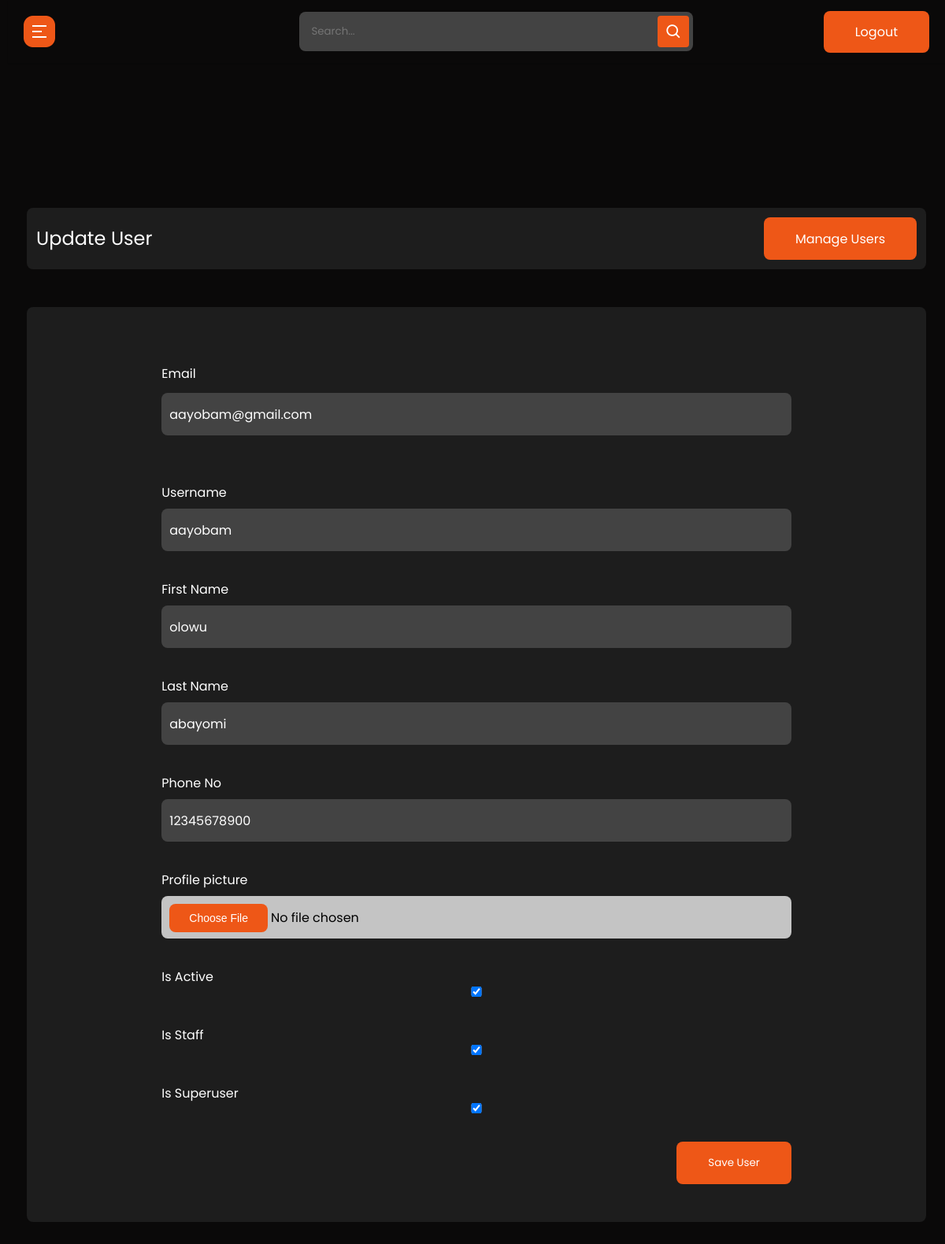
/user-update/860cee2b-3464-4b8a-ae1d-cad69bf02eeb (signed in), run on the app's committed database.
### userprolog/models.py (models this page shows, shortened)
class User(AbstractBaseUser, PermissionsMixin):
    id = models.UUIDField(primary_key=True, default=uuid.uuid4, editable=False, unique=True)
    username = models.CharField(max_length=200, unique=True, blank=True)
    email = models.EmailField(max_length=200, unique=True, blank=False)
    first_name = models.CharField(max_length=200, blank=True)
    last_name = models.CharField(max_length=200, blank=True)
    phone_no = models.CharField(max_length=11,validators=[MaxLengthValidator(11)])
    profile_picture = models.ImageField(null=True, blank=True, default="default_user_image.jpeg", upload_to="profile_image/",)
    is_active = models.BooleanField(default=False)
    is_staff = models.BooleanField(default=False)
    is_superuser = models.BooleanField(default=False)
    date_joined = models.DateTimeField(auto_now_add=True)
    created = models.DateTimeField(auto_now_add=True)
    updated = models.DateTimeField(auto_now=True)
    objects = UserManager()
    EMAIL_FIELD = 'email'
    USERNAME_FIELD = 'username'
    REQUIRED_FIELDS = ['email',]

### cms/decorators.py (the view)
        def wrapper_func(request, *args, **kwargs):
            group = None
            if request.user.groups.exists():
                group = request.user.groups.all()[0].name
            if group in allowed_roles:
                return view_func(request, *args, **kwargs)
            else:
                return redirect("unauthorized-page")

### cms/forms.py
class UserUpdateForm(forms.ModelForm):
    profile_picture = forms.ImageField(required=False, error_messages={'required':"An image is required"})
    class Meta:
        model = User
        fields = ['first_name', 'last_name', 'phone_no', 'email', 'username', 'profile_picture','is_active', 'is_staff', 'is_superuser']
    def __init__(self, *args, **kwargs):
        super().__init__(*args, **kwargs)
        self.fields['first_name'].widget.attrs.update({'class':"input-field"})
        self.fields['last_name'].widget.attrs.update({'class':"input-field"})
        self.fields['phone_no'].widget.attrs.update({'class':"input-field"})
        self.fields['email'].widget.attrs.update({'class':"input-field"})
        self.fields['username'].widget.attrs.update({'class':"input-field"})
        self.fields['profile_picture'].widget.attrs.update({'class':"input-field"})
        self.fields['is_active'].widget.attrs.update({'class':"input"})
        self.fields['is_staff'].widget.attrs.update({'class':"input"})
        self.fields['is_superuser'].widget.attrs.update({'class':"input"})

### cms/views.py (called while the page is built)
@login_required(login_url='admin-login')
@allowed_user(allowed_roles=['admin'])
@admin_only
def admin_update_user(request, id):
    template_name = "cms/admin-user/edit.html"
    user = get_object_or_404(User, id=id)
    if request.method == 'POST':
        form = UserUpdateForm(request.POST, request.FILES, instance=user)
        if form.is_valid():
            form.save()
            messages.success(request, f"User updated successfully")
            return redirect("admin-user-list")
        messages.error(request, f"Unable to update user")
        return redirect("admin-update-user", id)
    else:
        form = UserUpdateForm(instance=user)
    context = {"form":form, "user":user}
    return render(request, template_name, context)

### cms/templates/cms/admin-user/edit.html (shortened to what this page needs)
{% extends 'admin_base.html' %}
{% load static %}
{% block content %}
  <section class="panel-section" style="margin-top:-700px">
    <div class="panel-content">
	  <div class="page-wrapper admin-wrapper">
        <section class="alt-nav">
            <h4>Update User</h4>
            <a href="{% url 'admin-user-list' %}" class="btn">Manage Users</a>
        </section>
        <div class="content-container">
            <section class="add-product">
                <aside class="create-history">
                    <div class="fields-wrapper">
                        <form action="{% url 'admin-update-user' user.id %}" method="post" enctype="multipart/form-data">
                            <div>
                                <label for="email">Email</label>
                                {{form.email}}
                            </div>
                            <div>
                                <label for="image">Username</label>
                                {{form.username }}
                            </div>
                            <div>
                                <label for="first-name">First Name</label>
                                {{ form.first_name }}
                            </div>
                            <div>
                                <label for="first-name">Last Name</label>
                                {{ form.last_name }}
                            </div>
                            <div>
                                <label for="first-name">Phone No</label>
                                {{ form.phone_no }}
                            </div>
                            <div>
                                {% for field in form %}
                                    {% if field.field.widget.input_type == "file" %}
                                        <label for="">{{field.label}}</label>
                                        <input type="{{field.field.widget.input_type}}" name="{{field.name}}" id="{{field.id}}" value="{{field.value}}" class="input-field" required>
                                    {% endif %}
                                {% endfor %}
                            </div>
                            <div>
                                <label for="password">Is Active</label>
                                {{ form.is_active }}
                            </div>
                            <div>
                              <label for="confirm-password">Is Staff</label>
                              {{ form.is_staff }}
                            </div>
                            <div>
                                <label for="confirm-password">Is Superuser</label>
                                {{ form.is_superuser }}
                            </div>
                            <button class="btn" type="submit" name="submit-btn">Save User</button>
                          </form>
                     </div>
                </aside>
            </section>
        </div>
	  </div>
    </div>
  </section>
{% endblock content %}

### static/css/style.css (style rules this page uses)
html { scroll-behavior: smooth; }
* { margin: 0; padding: 0; -webkit-box-sizing: border-box; box-sizing: border-box; }
body { font-family: "Poppins", sans-serif; background-color: #0a0909; color: #fff; max-width: 1440px; margin: auto; }
.page-wrapper { padding: 0 24px; }
h4 { font-size: clamp(20px, 3vw, 24px); }
h2, h4, h5 { line-height: 1.2; }
a { text-decoration: none; color: #fff; }
.btn { padding: 15px 40px; border: 0px; border-radius: 8px; background-color: #ee5717; font-family: "Poppins", sans-serif; -webkit-transition: 0.3s; transition: 0.3s; height: 54px; width: auto; }
a.btn { text-decoration: none; color: #fff; }
button { color: #fff; font-family: "Poppins", sans-serif; }
.input-field, textarea { background-color: #434343; color: #fff; padding: 10px; height: 54px; outline: none; border: none; border-radius: 8px; font-size: 16px; font-family: "poppins", sans-serif; width: 80%; }
#id_email { background-color: #434343; color: #fff; padding: 10px; height: 54px; outline: none; border: none; border-radius: 8px; width: 100%; display: block; margin-bottom: 24px; margin-top: 12px; max-width: 100%; }
section.alt-nav { margin-top: 60px; }

### static/css/admin.css (style rules this page uses)
* { font-family: "Poppins", sans-serif; }
button { outline: none; border: unset; }
.alt-nav { width: 100%; display: -webkit-box; display: -ms-flexbox; display: flex; -webkit-box-pack: justify; -ms-flex-pack: justify; justify-content: space-between; -webkit-box-align: center; -ms-flex-align: center; align-items: center; padding: 12px; background-color: #1D1D1D; border-radius: 8px; margin-top: 24px; }
.alt-nav h4 { font-weight: 400; }
.create-history .fields-wrapper form { width: 80%; }
.create-history .fields-wrapper form div { display: -webkit-box; display: -ms-flexbox; display: flex; -webkit-box-orient: vertical; -webkit-box-direction: normal; -ms-flex-direction: column; flex-direction: column; margin-bottom: 36px; }
.create-history .fields-wrapper form .input-field, .create-history .fields-wrapper form textarea { margin-top: 8px; width: 100%; }
.create-history .fields-wrapper form button { float: right; }
.create-history .fields-wrapper form { width: 80%; margin-top: 24px; }
.content-container { background-color: #1D1D1D; margin: 48px 0; border-radius: 8px; }
.add-product .fields-wrapper { display: -webkit-box; display: -ms-flexbox; display: flex; -webkit-box-orient: vertical; -webkit-box-direction: normal; -ms-flex-direction: column; flex-direction: column; -webkit-box-align: center; -ms-flex-align: center; align-items: center; padding-top: 48px; }
.add-product .fields-wrapper form { width: 80%; }
.add-product .fields-wrapper form div { display: -webkit-box; display: -ms-flexbox; display: flex; -webkit-box-orient: vertical; -webkit-box-direction: normal; -ms-flex-direction: column; flex-direction: column; margin-bottom: 36px; }
.add-product .fields-wrapper form .input-field, .add-product .fields-wrapper form textarea { margin-top: 8px; width: 100%; }
.add-product .fields-wrapper form button { float: right; }
.add-product .fields-wrapper form { width: 70%; margin-top: 24px; }
.add-product .fields-wrapper input[type=file] { background-color: #C4C4C4; color: #000; }
.add-product .fields-wrapper button { margin-bottom: 48px; }

### static/css/sidebar.css (style rules this page uses)
.panel-section { position: relative; min-height: 100vh; width: calc(100% - 240px); left: 240px; transition: all 0.5s ease; }
.panel-section .panel-content { position: relative; padding-top: 104px; }
@media (max-width: 1240px) { .panel-section { width: calc(100% - 10px); left: 10px; } }

### data on the page
User: email "aayobam@gmail.com", username "aayobam", first_name "olowu", last_name "abayomi", phone_no "12345678900", is_active "☑", is_staff "☑", is_superuser "☑"

### other printed values
{{ field.label }} "Profile picture"
